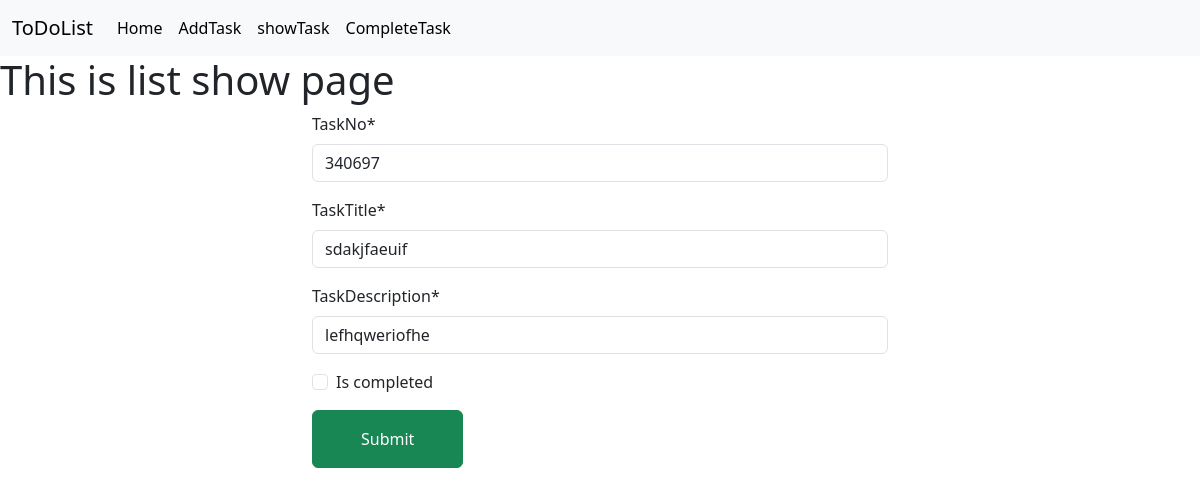
Page /EditTask/340697 on the earlier database version.
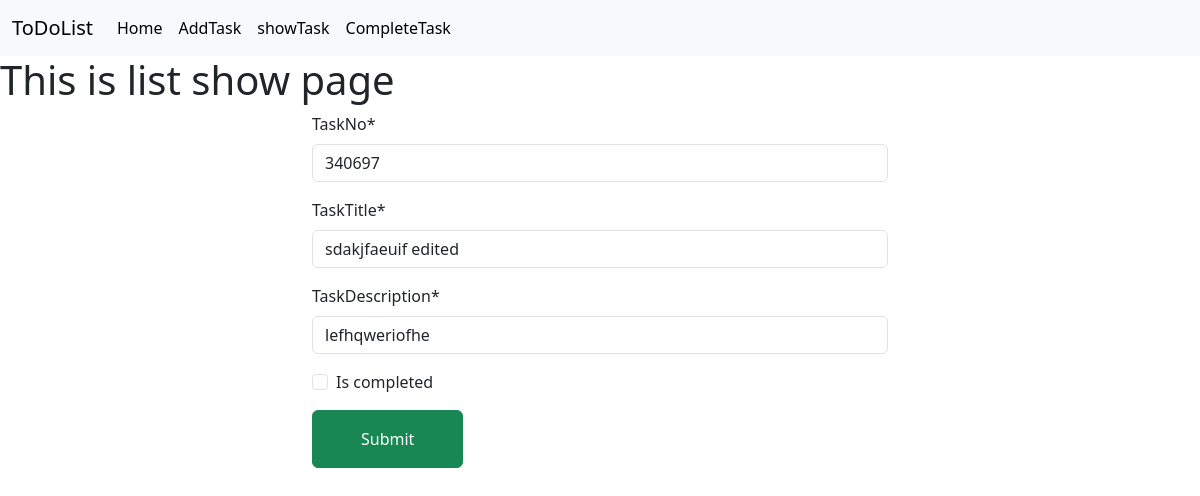
Same page on the later database version.
### firstApp/models.py (models this page shows, shortened)
class taskModel(models.Model):
    taskNo = models.IntegerField(primary_key=True)
    taskTitle = models.CharField(max_length=40);
    taskDescription = models.CharField(max_length=100);
    is_completed = models.BooleanField()

### firstApp/views.py (the view)
# urls.py: path('EditTask/<int:id>',views.editTask, name = "EditTask"),
def editTask(request,id):
    edtask = models.taskModel.objects.get(pk = id)
    form = forms.taskForm(instance = edtask)
    if request.method == 'POST':
        edtask = forms.taskForm(request.POST, instance = edtask)
        if edtask.is_valid():
            edtask.save()
            return redirect('showTask')
    return render(request, 'add.html',{'form' : form})

### firstApp/forms.py
class taskForm(forms.ModelForm):
    class Meta:
        model = models.taskModel
        fields = ['taskNo', 'taskTitle', 'taskDescription','is_completed']

### firstApp/templates/add.html (shortened to what this page needs)
{% extends 'home.html' %}
{% load crispy_forms_tags %}
{% block content %}
    <h1> This is list show page</h1>
   <div class="container w-50">
        <form method="post">
            {{form | crispy}}
            <button type="submit" class = "btn btn-success py-3 px-5">Submit</button>
        </form>
   </div>
{% endblock  %}

Differences in the rows shown:
changed taskModel "lefhqweriofhe": taskTitle "sdakjfaeuif" → "sdakjfaeuif edited"
